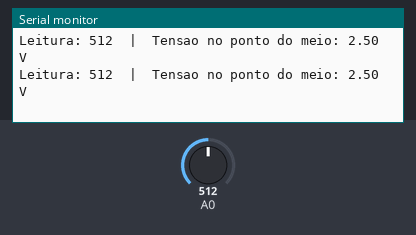
Recording of a sketch running on a simulated Arduino Uno, built with avr-gcc and run on an emulated ATmega328P. Shown: the last lines printed to the serial monitor. The test bench sets the inputs (shaded band); at power-on: A0 = 512.

Above: at 1.3 s.
1.4 s: A0 set to 716
At 1.9 s:
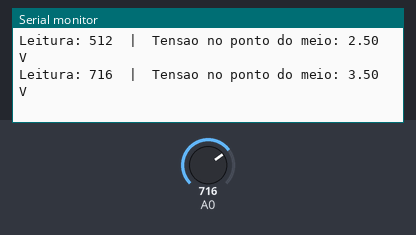
2.9 s: A0 set to 900
At 3.4 s:
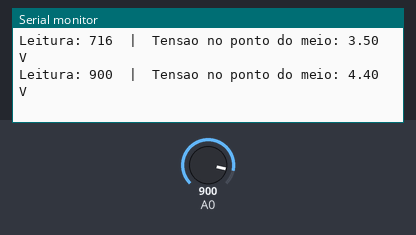
Timing chart, 0 to 5.9 s (numbered marks = the images above; inputs shaded):
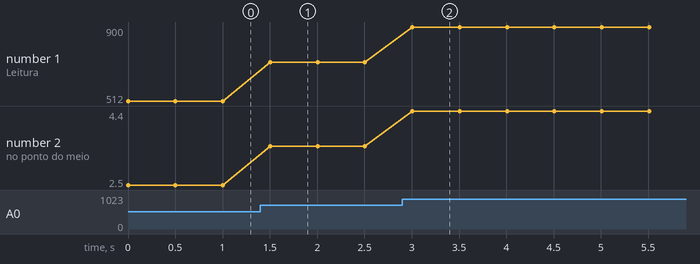

The sketch:

ex_resistor_divisor.ino
```cpp
/*
  Oficina de Robótica SELFÍS — Componente: Resistor
  Exemplo: divisor de tensão com dois resistores de 220 ohms em série.
  Ligações: 5V -> R1 -> ponto do meio -> R2 -> GND | ponto do meio -> A0
  Resultado esperado: cerca de 2,5 V no ponto do meio (metade de 5 V).
*/

void setup() {
  Serial.begin(9600);            // abre o Monitor Serial
}

void loop() {
  int leitura = analogRead(A0);              // 0 a 1023
  float tensao = leitura * (5.0 / 1023.0);   // converte para volts

  Serial.print("Leitura: ");
  Serial.print(leitura);
  Serial.print("  |  Tensao no ponto do meio: ");
  Serial.print(tensao, 2);
  Serial.println(" V");

  delay(500);
}
```

Measured:
- after the input at 1.4 s, the serial monitor: prints a new line after 0.10 s (image 1)
- after the input at 2.9 s, the serial monitor: prints a new line after 0.11 s (image 2)
- plotted number 1: 512 → 716 after the input at 1.4 s, 716 → 900 after the input at 2.9 s
- plotted number 2: 2.5 → 3.5 after the input at 1.4 s, 3.5 → 4.4 after the input at 2.9 s
